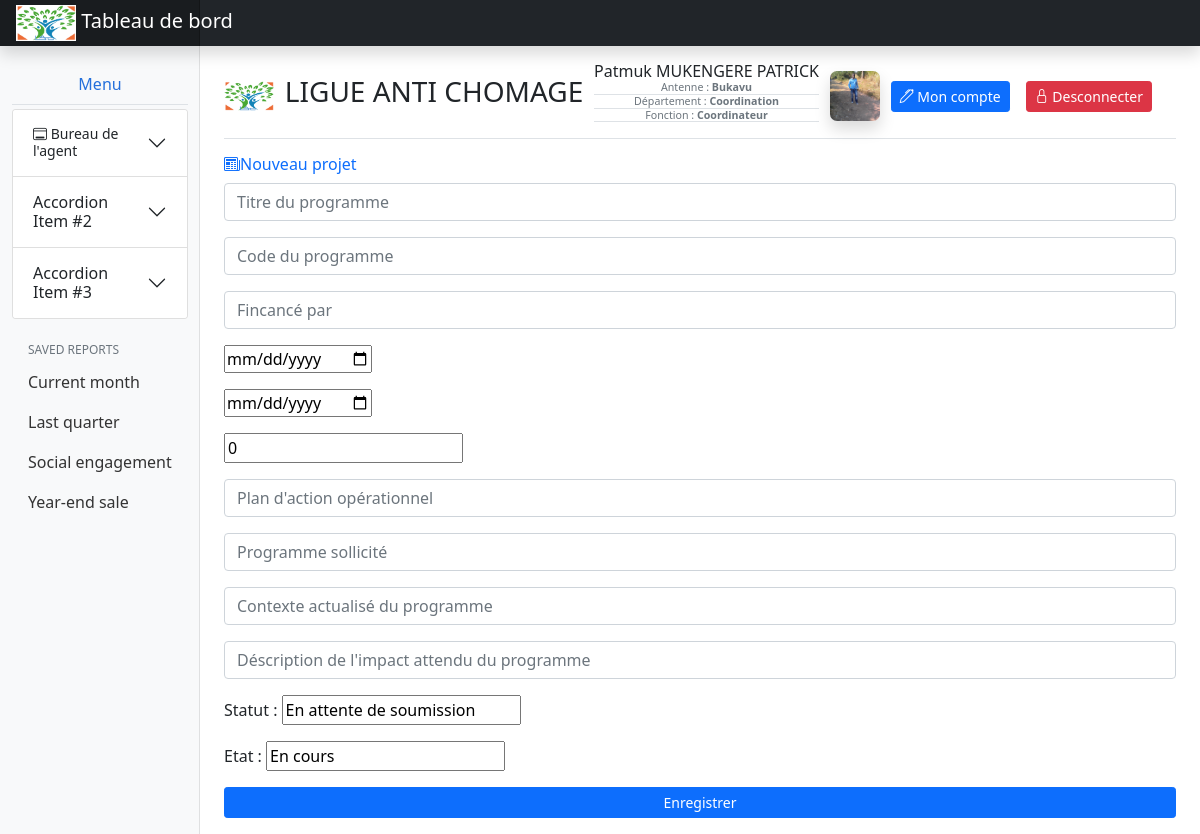
/office/doc_projet (signed in), run on the app's committed database.
### APP_LAC/models.py (models this page shows, shortened)
class Utilisateur(models.Model):
    nom = models.CharField(default=None, max_length=50, null=False, blank=False)
    postnom = models.CharField(default=None, max_length=50, null=False, blank=False)
    prenom = models.CharField(default=None, max_length=50, null=True, blank=True)
    nom_utilisateur = models.CharField(max_length=50, null=False)
    mot_de_passe = models.CharField(max_length=50, unique=False, null=False)
    typeCompte = models.IntegerField(unique=False, null=False, blank=False, default=1)
    antenne = models.ForeignKey(Antenne, on_delete=models.CASCADE, default=None)
    departement = models.ForeignKey(Departement, on_delete=models.CASCADE, default=None)
    fonction = models.ForeignKey(Fonctions, on_delete=models.RESTRICT, default=None)
    email = models.EmailField(default=None, max_length=50, null=False, blank=False)
    tel1 = models.CharField(max_length=13, unique=False, null=False, blank=False, default=None)
    tel2 = models.CharField(max_length=13, unique=False, null=True, blank=True)
    agentFolderPht = models.CharField(max_length=100, null=True, blank=True)
    agentFolderDoc = models.CharField(max_length=100, null=True, blank=True)
    photo = models.FileField(default=None, null=True, blank=True, upload_to="photos")
    cv = models.FileField(default=None, null=True, blank=True, upload_to="CV")
    lettre = models.FileField(default=None, null=True, blank=True, upload_to="lettre")
    contrat = models.FileField(default=None, null=True, blank=True, upload_to="contrat")
    carteid = models.FileField(default=None, null=True, blank=True, upload_to="carte")
    diplome1 = models.FileField(default=None, null=True, blank=True, upload_to="dip1")
    diplome2 = models.FileField(default=None, null=True, blank=True, upload_to="dip2")
    diplome3 = models.FileField(default=None, null=True, blank=True, upload_to="dip2")

class Antenne(models.Model):
    designation = models.CharField(max_length=30, unique=True, null=False)
    def __str__(self):
        return self.designation

class Departement(models.Model):
    antenne = models.ForeignKey(Antenne, on_delete=models.CASCADE)
    designation = models.CharField(max_length=30, unique=True, null=False)
    def __str__(self):
        return self.designation

class Fonctions(models.Model):
    departement = models.ForeignKey(Departement, on_delete=models.CASCADE, default=None)
    designation = models.CharField(max_length=30, unique=True, null=False)
    def __str__(self):
        return self.designation

### APP_LAC/views.py (the view)
def doc_projet(request):
    try:
        if request.session['utilisateur']:
            user = models.Utilisateur.objects.get(nom_utilisateur=request.session['utilisateur'])
            domaine = models.Domaine.objects.all()
            info = {
                'form': formulaire.Doc_Projet,
                'domaines': domaine,
                'titre': 'Etablir le document du nouveau projet',
                'entete': 'LIGUE ANTI CHOMAGE ASBL',
                'date': datetime.datetime.now(),
                'user': user
            }
            return render(request, "office/document_projet.html", context=info)
    except Exception as exc:
        return redirect('index_office')

### templates/office/document_projet.html (shortened to what this page needs)
{% extends 'base_dashboard_agent.html' %}
{% load static %}
{% block user-name %}
    <div id="detail-agent" class="align-items-center">
        <p class="p-0 mb-0 text-center">{{ user.prenom | capfirst }} {{ user.nom |upper }} {{ user.postnom | upper }}</p>
        <p class="text-muted small text-center fw-normal m-0 p-0 border-bottom small-info">Antenne : <strong>{{ user.antenne }}</strong></p>
        <p class="text-muted small text-center fw-normal m-0 p-0 border-bottom small-info">Département : <strong>{{ user.departement }}</strong></p>
        <p class="text-muted small text-center fw-normal m-0 p-0 border-bottom small-info">Fonction : <strong>{{ user.fonction }}</strong></p>
    </div>
{% endblock %}
{% block user_profil %}
    {% if user.photo %}
        <div class="shadow" id="user-profil"
             style="min-width: 50px; min-height: 50px;
                     background-image: url('/media/{{ user.photo }}');
                     background-position: center;
                     background-size: cover;
                     border-radius: 7px;
                     ">
        </div>
    {% endif %}
{% endblock %}
{% block compte_btn_groupe %}
        <div class="text-center w-100 d-md-flex flex-row">
            <a type="button" href="{% url 'profil_agent' user.id %}" class="btn btn-sm btn-primary">
                <span class="bi-pen"> Mon compte</span>
            </a>
            <a type="button" class="btn btn-sm  mx-3 btn-danger small" href="{% url 'module_deconnexion' %}"><span class="bi-lock"> Desconnecter</span></a>
        </div>
  </div>
{% endblock %}
{% block section_title %}<span class="text-primary bi-newspaper">Nouveau projet</span>{% endblock %}
{% block central_section %}
    <div class="w-100 mb-3">
        <form method="post" action="{% url 'doc_projet' %}">
            {{ form.as_p }}
            <button type="submit" class="btn-sm btn w-100 btn-primary">
                Enregistrer
            </button>
        </form>
    </div>
{% endblock %}

### data on the page
Utilisateur: prenom "Patmuk", nom "MUKENGERE", postnom "PATRICK", antenne "Bukavu", departement "Coordination", fonction "Coordinateur", photo (picture)
